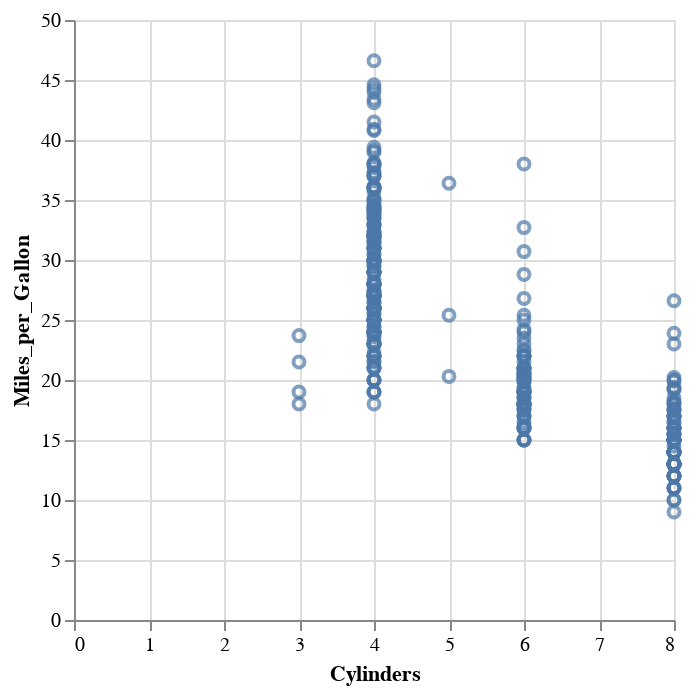

Write notebook code for a chart like this one.
### Code cell
alt.Chart(cars).mark_point().encode(
    y = 'Miles_per_Gallon',
    x = 'Cylinders'
)

### Figure 1 — Vega-Lite specification as saved in the notebook (floating-point values rounded to 4 significant figures; data arrays with more than 128 entries replaced by an {"elided": "..."} marker saying what was removed)
{"config": {"view": {"continuousWidth": 300, "continuousHeight": 300}}, "data": {"name": "data-f02450ab61490a1363517a0190416235"}, "mark": {"type": "point"}, "encoding": {"x": {"field": "Cylinders", "type": "quantitative"}, "y": {"field": "Miles_per_Gallon", "type": "quantitative"}}, "$schema": "https://vega.github.io/schema/vega-lite/v5.8.0.json", "datasets": {"data-f02450ab61490a1363517a0190416235": {"elided": "406 records"}}}
